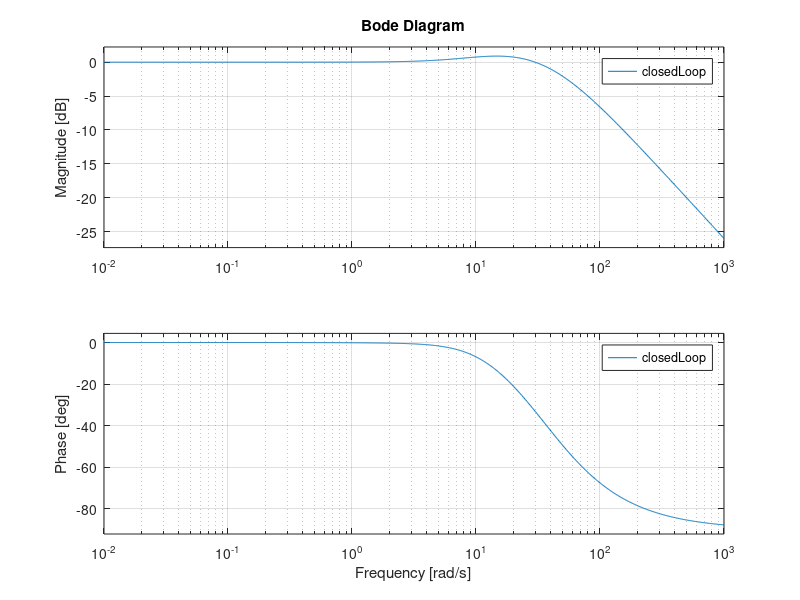
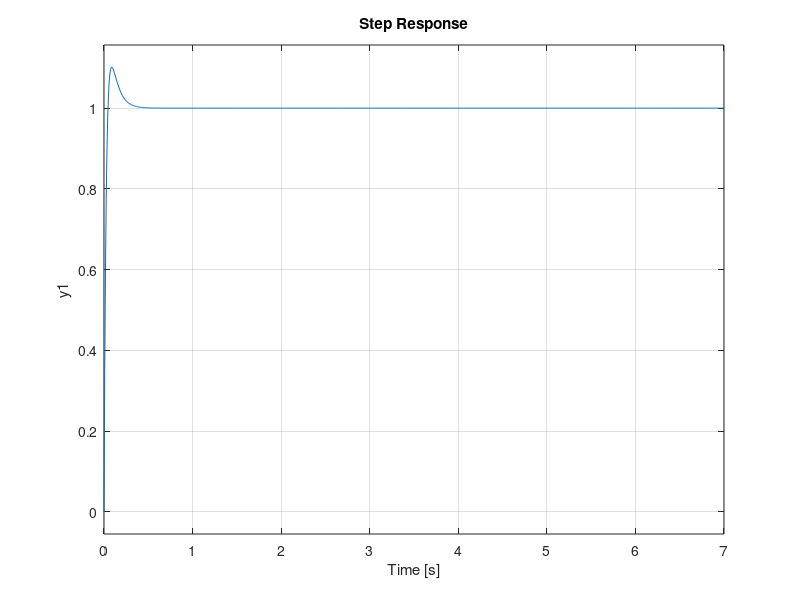

Here is the MATLAB script that generated these plots, in order:
clear; close all;
kp = 50; Ti = 1/500;
P = tf(1,[1 1]);
C = tf([kp*Ti 1],[Ti 0]);

closedLoop = P*C/(1+P*C);
figure; bode(closedLoop);
figure; step(closedLoop);
